Frame 1 (no input): blank canvas, image omitted
Frame 60 (no input): blank canvas, image omitted
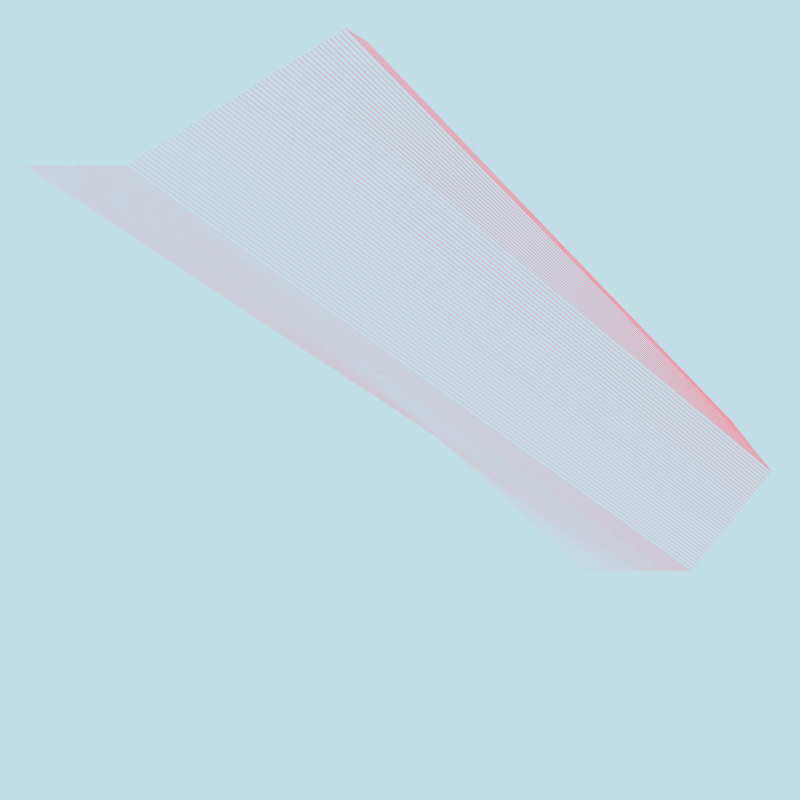
Frame 120 (the mouse pressed at the canvas centre since frame 60)

The p5.js sketch whose frames 1 and 60 were blank and that drew this single picture after the mouse press (run headless with seeded random() and noise() and a simulated clock; from frame 60 on, the mouse is pressed at the canvas centre):

// p5.js sketch
// ── sketch.js
// Bumjargal Boldbaatar
// Reference(s) used: 
// https://p5js.org/examples/motion-bounce.html
// https://editor.p5js.org/codingtrain/sketches/9DnjxCNB-

let xpos, ypos
let xpos2, ypos2

let rad = 30
let c = 0
let z = 0
let r = 30 
let change = 0

let xspeed = 2
let yspeed = 4
let xspeed2 = 4
let yspeed2 = 2

let xdirection = 1
let ydirection = 1
let xdirection2 = -1
let ydirection2 = -1 

let history = []
let history2 = []

let colors = []
let colors2 = []
let colors3 = []

let randspot
let randspot2

let xoff = 0

// class history {

// }

function mouseClicked() {
    c += 1
    if (c > 2)
        c = 0

    // history.splice(0, history.length)
    // history2.splice(0, history2.length)
    randspot = round(random(0, 800))
    randspot2 = round(random(0, 800))
}

function setup() {
    colors.push(color("#C1DEE7"))
    colors.push(color("#C7D5DF"))
    colors.push(color("#CDCDD7"))
    colors.push(color("#D3C4CF"))
    colors.push(color("#D9BCC7"))
    colors.push(color("#E0B3C0"))
    colors.push(color("#E6ABB8"))
    colors.push(color("#ECA2B0"))
    colors.push(color("#F29AA8"))
    colors.push(color("#F891A0"))

    colors2.push(color("#C1DEE7"))
    colors2.push(color("#C7E1E9"))
    colors2.push(color("#CDE4EA"))
    colors2.push(color("#D3E7EC"))
    colors2.push(color("#D9EAED"))
    colors2.push(color("#E0ECEF"))
    colors2.push(color("#E6EFF0"))
    colors2.push(color("#ECF2F2"))
    colors2.push(color("#F2F5F3"))
    colors2.push(color("#F8F8F5"))

    colors3.push(color("#C1DEE7"))
    colors3.push(color("#AFD3DD"))
    colors3.push(color("#9EC8D4"))
    colors3.push(color("#8CBDCA"))
    colors3.push(color("#7BB2C0"))
    colors3.push(color("#69A7B7"))
    colors3.push(color("#589CAD"))
    colors3.push(color("#4691A3"))
    colors3.push(color("#35869A"))
    colors3.push(color("#237B90"))

    createCanvas(800, 800)
    frameRate(60);

    randspot = round(random(0, 800))
    randspot2 = round(random(0, 800))
    xpos = randspot
    ypos = randspot
    xpos2 = randspot2
    ypos2 = randspot2
}

function draw() {
    background("#c1dee7")

    let xwidth = map(mouseX, 0, 800, 0, 1.75)
    let yspd = map(mouseY, 0, 800, 0, 5)

    xpos = xpos + xspeed * xdirection;
    ypos = ypos - yspd * ydirection;

    xpos2 = xpos2 + xspeed2 * xdirection2;
    ypos2 = ypos2 + yspd * ydirection2;

    if (xpos > width - rad || xpos < rad) 
        xdirection *= -1
    if (ypos > height - rad || ypos < rad) 
        ydirection *= -1
    
    if (xpos2 > width - rad || xpos2 < rad) 
        xdirection2 *= -1
    if (ypos2 > height - rad || ypos2 < rad) 
        ydirection2 *= -1

    let v = createVector(xpos, ypos)
    history.push(v)

    let v2 = createVector(xpos2, ypos2)
    history2.push(v2)

    if (history.length > 2000)
        history.splice(0, history.length)

    if (history2.length > 2000)
        history2.splice(0, history2.length)

    for (let i = 0; i < history.length; i++) {
            let z = i
            z = map(z, 0, history.length, 0, 9)
            strokeWeight(xwidth)

            if (c == 0) {
                stroke(colors[round(z)])
                line(history[i].x, history[i].y, history2[i].x, history2[i].y)
            }
            else if (c == 1) {
                stroke(colors2[round(z)])
                line(history[i].x, history[i].y, history2[i].x, history2[i].y)
            }            
            else if (c == 2) {
                stroke(colors3[round(z)])
                line(history[i].x, history[i].y, history2[i].x, history2[i].y)
            }   
    }
}
